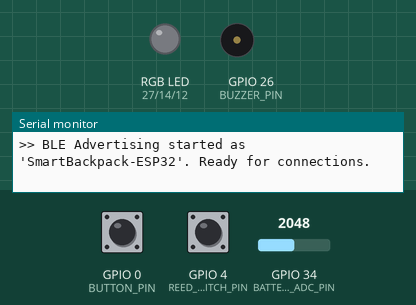
A sketch run on a simulated ESP32. Parts: an RGB LED mixed from three pins (HIGH = lit), buzzer (waves = sounding), the last lines printed to the serial monitor. Inputs (shaded band) come from the test bench; at power-on: GPIO 0 (BUTTON_PIN) HIGH, GPIO 4 (REED_SWITCH_PIN) HIGH, GPIO 34 (BATTERY_ADC_PIN) = 2048. Nothing arrives over Bluetooth unless stated; a phone connects over Bluetooth LE 3 s after start.

Above: at 2.1 s.
2.2 s: GPIO 0 (BUTTON_PIN) pulled LOW for 0.15 s
At 4.7 s:
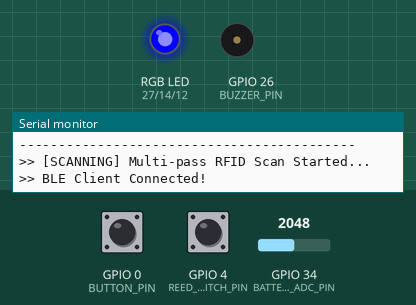
5.3 s: GPIO 4 (REED_SWITCH_PIN) pulled LOW for 1 s
At 6.7 s:
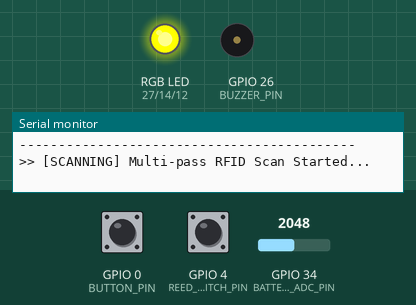
11.5 s: GPIO 0 (BUTTON_PIN) pulled LOW for 1 s
At 15.2 s:
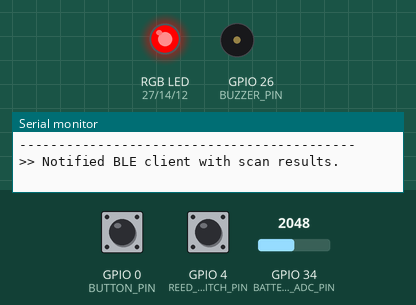
15.5 s: GPIO 0 (BUTTON_PIN) pulled LOW for 3.2 s
At 18.51 s:
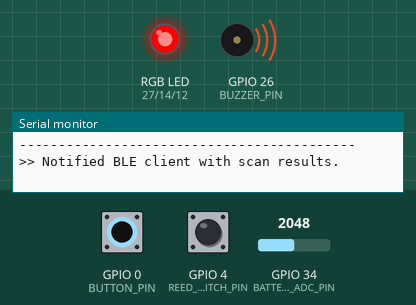
Timing chart, 0 to 21.0 s (numbered marks = the images above; inputs shaded):
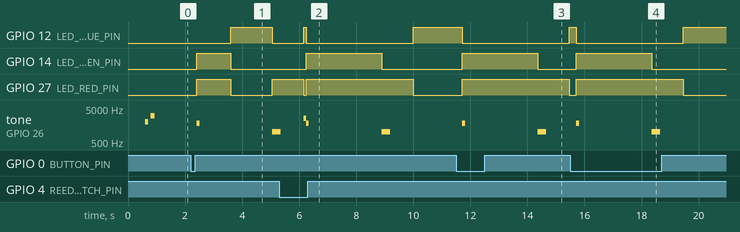

The sketch:

smart_bag_firmware.ino
```cpp
/**
 * Smart Remembering Backpack — Main ESP32 Firmware
 *
 * Features:
 * - MFRC522 RFID Reader SPI Interface with multi-tag collision avoidance
 * - BLE GATT Server (Bluetooth Low Energy) for mobile & Web Bluetooth connectivity
 * - Automated bag zipper trigger via Reed switch (GPIO 4)
 * - Manual scan trigger button (GPIO 0)
 * - Piezo buzzer & RGB status LED indicators
 * - Low power deep sleep management
 */

#include <SPI.h>
#include <MFRC522.h>
#include <BLEDevice.h>
#include <BLEServer.h>
#include <BLEUtils.h>
#include <BLE2902.h>
#include <ArduinoJson.h>

// ================= PIN DEFINITIONS =================
#define RST_PIN         22      // MFRC522 Reset pin
#define SS_PIN          5       // MFRC522 Chip Select (SDA) pin
#define REED_SWITCH_PIN 4       // Zipper / Flap sensor (Active LOW when closed)
#define BUTTON_PIN      0       // Manual scan push button (BOOT button on devkit)
#define BUZZER_PIN      26      // Piezo buzzer
#define LED_RED_PIN     27      // RGB Red (Missing item alert)
#define LED_GREEN_PIN   14      // RGB Green (All items packed)
#define LED_BLUE_PIN    12      // RGB Blue (BLE Connected)
#define BATTERY_ADC_PIN 34      // Optional LiPo voltage divider pin

// ================= BLE GATT UUIDs =================
#define SERVICE_UUID           "4fafc201-1fb5-459e-8fcc-c5c9c331914b"
#define CHAR_SCAN_TRIGGER_UUID "beb5483e-36e1-4688-b7f5-ea07361b26a8"
#define CHAR_SCANNED_TAGS_UUID "1c95d5e3-d8f7-413a-bf3d-7a2e5d7be87e"
#define CHAR_BAG_STATUS_UUID   "d28e4042-78d1-4d1e-ba78-4770387b99c0"

// Hardware instances
MFRC522 mfrc522(SS_PIN, RST_PIN);
BLEServer* pServer = nullptr;
BLECharacteristic* pScanTriggerChar = nullptr;
BLECharacteristic* pScannedTagsChar = nullptr;
BLECharacteristic* pBagStatusChar = nullptr;

bool deviceConnected = false;
bool oldDeviceConnected = false;
bool isScanning = false;
unsigned long lastScanTime = 0;
unsigned long lastActivityTime = 0;
const unsigned long INACTIVITY_SLEEP_TIMEOUT_MS = 60000; // Deep sleep after 60s idle

// Detected Tags storage (max 20 tags per scan window)
#define MAX_TAGS 20
String detectedTags[MAX_TAGS];
int detectedTagCount = 0;

// Function declarations
void triggerScan();
void beep(int freq, int durationMs);
void setLedStatus(bool red, bool green, bool blue);
int readBatteryPercentage();
void notifyBagStatus(const char* eventName);

// BLE Server Callbacks
class MyServerCallbacks: public BLEServerCallbacks {
    void onConnect(BLEServer* pServer) override {
        deviceConnected = true;
        setLedStatus(false, false, true); // Blue LED on connection
        Serial.println(">> BLE Client Connected!");
    }

    void onDisconnect(BLEServer* pServer) override {
        deviceConnected = false;
        setLedStatus(false, false, false);
        Serial.println(">> BLE Client Disconnected!");
    }
};

// BLE Characteristic Callbacks for Scan Trigger
class ScanTriggerCallbacks: public BLECharacteristicCallbacks {
    void onWrite(BLECharacteristic *pCharacteristic) override {
        String value = pCharacteristic->getValue().c_str();
        if (value.length() > 0) {
            Serial.printf(">> BLE Received Scan Command: %s\n", value.c_str());
            triggerScan();
        }
    }
};

void setup() {
    Serial.begin(115200);
    delay(500);
    Serial.println("\n==========================================");
    Serial.println("  Smart Remembering Backpack Starting...  ");
    Serial.println("==========================================");

    // Initialize GPIOs
    pinMode(REED_SWITCH_PIN, INPUT_PULLUP);
    pinMode(BUTTON_PIN, INPUT_PULLUP);
    pinMode(BUZZER_PIN, OUTPUT);
    pinMode(LED_RED_PIN, OUTPUT);
    pinMode(LED_GREEN_PIN, OUTPUT);
    pinMode(LED_BLUE_PIN, OUTPUT);
    digitalWrite(BUZZER_PIN, LOW);
    setLedStatus(false, false, false);

    // Initialize SPI & MFRC522 RFID
    SPI.begin(18, 19, 23, SS_PIN); // SCK=18, MISO=19, MOSI=23, SS=5
    mfrc522.PCD_Init();
    delay(50);
    mfrc522.PCD_SetAntennaGain(mfrc522.RxGain_max); // Max antenna sensitivity

    byte v = mfrc522.PCD_ReadRegister(mfrc522.VersionReg);
    Serial.printf(">> MFRC522 RFID Reader Initialized (Version Reg: 0x%02X)\n", v);
    if (v == 0x00 || v == 0xFF) {
        Serial.println("!! WARNING: MFRC522 communication failed. Check SPI wiring.");
    }

    // Initialize BLE
    BLEDevice::init("SmartBackpack-ESP32");
    pServer = BLEDevice::createServer();
    pServer->setCallbacks(new MyServerCallbacks());

    BLEService *pService = pServer->createService(SERVICE_UUID);

    // Scan Trigger Characteristic (Read / Write)
    pScanTriggerChar = pService->createCharacteristic(
        CHAR_SCAN_TRIGGER_UUID,
        BLECharacteristic::PROPERTY_READ | BLECharacteristic::PROPERTY_WRITE
    );
    pScanTriggerChar->setCallbacks(new ScanTriggerCallbacks());
    pScanTriggerChar->setValue("READY");

    // Scanned Tags Characteristic (Read / Notify)
    pScannedTagsChar = pService->createCharacteristic(
        CHAR_SCANNED_TAGS_UUID,
        BLECharacteristic::PROPERTY_READ | BLECharacteristic::PROPERTY_NOTIFY
    );
    pScannedTagsChar->addDescriptor(new BLE2902());
    pScannedTagsChar->setValue("[]");

    // Bag Status Characteristic (Read / Notify)
    pBagStatusChar = pService->createCharacteristic(
        CHAR_BAG_STATUS_UUID,
        BLECharacteristic::PROPERTY_READ | BLECharacteristic::PROPERTY_NOTIFY
    );
    pBagStatusChar->addDescriptor(new BLE2902());
    pBagStatusChar->setValue("{\"status\":\"ready\",\"battery\":100}");

    pService->start();

    // Start BLE Advertising
    BLEAdvertising *pAdvertising = BLEDevice::getAdvertising();
    pAdvertising->addServiceUUID(SERVICE_UUID);
    pAdvertising->setScanResponse(true);
    pAdvertising->setMinPreferred(0x06);
    pAdvertising->setMinPreferred(0x12);
    BLEDevice::startAdvertising();

    Serial.println(">> BLE Advertising started as 'SmartBackpack-ESP32'. Ready for connections.");

    // Startup beep
    beep(2000, 100);
    delay(80);
    beep(3000, 150);
    lastActivityTime = millis();
}

void loop() {
    // Re-advertising handling
    if (!deviceConnected && oldDeviceConnected) {
        delay(500);
        pServer->startAdvertising();
        Serial.println(">> Restarted BLE advertising...");
        oldDeviceConnected = deviceConnected;
    }
    if (deviceConnected && !oldDeviceConnected) {
        oldDeviceConnected = deviceConnected;
    }

    // Check manual button trigger (Active LOW)
    if (digitalRead(BUTTON_PIN) == LOW) {
        Serial.println(">> Push Button Triggered Scan!");
        delay(200); // Debounce
        triggerScan();
    }

    // Check Reed switch trigger (Zipper closed event)
    static int lastReedState = HIGH;
    int currentReedState = digitalRead(REED_SWITCH_PIN);
    if (currentReedState != lastReedState) {
        lastReedState = currentReedState;
        if (currentReedState == LOW) {
            Serial.println(">> Bag Closed (Reed switch triggered). Running automatic scan...");
            beep(2500, 80);
            triggerScan();
        } else {
            Serial.println(">> Bag Opened.");
            notifyBagStatus("bag_opened");
        }
        lastActivityTime = millis();
    }

    delay(20);
}

/**
 * Executes a thorough 2.5-second multi-pass RFID scan window
 * to detect all RFID tags present inside the backpack compartment.
 */
void triggerScan() {
    if (isScanning) return;
    isScanning = true;
    lastActivityTime = millis();

    Serial.println("\n-------------------------------------------");
    Serial.println(">> [SCANNING] Multi-pass RFID Scan Started...");
    setLedStatus(true, true, false); // Yellow / Orange LED indicator
    beep(1800, 100);

    detectedTagCount = 0;
    for (int i = 0; i < MAX_TAGS; i++) {
        detectedTags[i] = "";
    }

    unsigned long scanStart = millis();
    const unsigned long SCAN_WINDOW_MS = 2500; // 2.5 second scan duration

    while (millis() - scanStart < SCAN_WINDOW_MS) {
        // Look for new cards
        if (mfrc522.PICC_IsNewCardPresent() && mfrc522.PICC_ReadCardSerial()) {
            String uidStr = "";
            for (byte i = 0; i < mfrc522.uid.size; i++) {
                if (mfrc522.uid.uidByte[i] < 0x10) uidStr += "0";
                uidStr += String(mfrc522.uid.uidByte[i], HEX);
            }
            uidStr.toUpperCase();

            // Check if already in detected list
            bool alreadyFound = false;
            for (int i = 0; i < detectedTagCount; i++) {
                if (detectedTags[i] == uidStr) {
                    alreadyFound = true;
                    break;
                }
            }

            if (!alreadyFound && detectedTagCount < MAX_TAGS) {
                detectedTags[detectedTagCount++] = uidStr;
                Serial.printf("   [+] Detected RFID Tag: %s (Total: %d)\n", uidStr.c_str(), detectedTagCount);
                beep(3200, 40); // Quick chirp for each tag found
            }

            // Halt PICC to allow reading next card in RF field
            mfrc522.PICC_HaltA();
            mfrc522.PCD_StopCrypto1();
        }
        delay(40);
    }

    // Build JSON Payload
    StaticJsonDocument<512> doc;
    JsonArray tagArray = doc.createNestedArray("tags");
    for (int i = 0; i < detectedTagCount; i++) {
        tagArray.add(detectedTags[i]);
    }
    doc["count"] = detectedTagCount;
    doc["battery"] = readBatteryPercentage();
    doc["timestamp"] = millis();

    String jsonString;
    serializeJson(doc, jsonString);
    Serial.printf(">> [SCAN COMPLETE] Scanned Payload: %s\n", jsonString.c_str());
    Serial.println("-------------------------------------------\n");

    // Send over BLE
    if (pScannedTagsChar != nullptr) {
        pScannedTagsChar->setValue(jsonString.c_str());
        if (deviceConnected) {
            pScannedTagsChar->notify();
            Serial.println(">> Notified BLE client with scan results.");
        }
    }

    notifyBagStatus("scan_completed");

    // Visual / Audio feedback
    if (detectedTagCount > 0) {
        setLedStatus(false, true, false); // Green
        beep(2400, 100);
        delay(60);
        beep(3000, 150);
    } else {
        setLedStatus(true, false, false); // Red (No items found or empty bag)
        beep(1000, 300);
    }

    delay(800);
    if (deviceConnected) {
        setLedStatus(false, false, true); // Return to Blue (BLE Connected)
    } else {
        setLedStatus(false, false, false);
    }

    isScanning = false;
    lastScanTime = millis();
}

void notifyBagStatus(const char* eventName) {
    StaticJsonDocument<256> doc;
    doc["event"] = eventName;
    doc["status"] = (digitalRead(REED_SWITCH_PIN) == LOW) ? "closed" : "opened";
    doc["battery"] = readBatteryPercentage();
    doc["tag_count"] = detectedTagCount;
    doc["timestamp"] = millis();

    String statusJson;
    serializeJson(doc, statusJson);

    if (pBagStatusChar != nullptr) {
        pBagStatusChar->setValue(statusJson.c_str());
        if (deviceConnected) {
            pBagStatusChar->notify();
        }
    }
}

int readBatteryPercentage() {
    // If ADC voltage divider wired to GPIO 34 (e.g. 100k + 100k)
    // 4.2V max = 2.1V at pin (ADC reading ~2600), 3.3V cutoff = 1.65V (~2040)
    int raw = analogRead(BATTERY_ADC_PIN);
    if (raw <= 100) return 95; // Default fallback if pin unattached
    int pct = map(raw, 2040, 2600, 0, 100);
    return constrain(pct, 0, 100);
}

void setLedStatus(bool red, bool green, bool blue) {
    digitalWrite(LED_RED_PIN, red ? HIGH : LOW);
    digitalWrite(LED_GREEN_PIN, green ? HIGH : LOW);
    digitalWrite(LED_BLUE_PIN, blue ? HIGH : LOW);
}

void beep(int freq, int durationMs) {
    tone(BUZZER_PIN, freq, durationMs);
    delay(durationMs);
    noTone(BUZZER_PIN);
}
```

Measured:
- after the input at 2.2 s, GPIO 14 (LED_GREEN_PIN): LOW → HIGH after 0.21 s, → LOW 1.2 s later; GPIO 27 (LED_RED_PIN): LOW → HIGH after 0.21 s, → LOW 1.2 s later, → HIGH 1.5 s later; tone on GPIO 26 (BUZZER_PIN): silent → 1800 Hz after 0.21 s, → silent 0.10 s later, → 1000 Hz 2.6 s later
- after the input at 5.3 s, GPIO 14 (LED_GREEN_PIN): LOW → HIGH after 0.94 s, → LOW 2.7 s later
- after the input at 11.5 s, GPIO 12 (LED_BLUE_PIN): HIGH → LOW after 0.22 s, → HIGH 3.8 s later; GPIO 14 (LED_GREEN_PIN): LOW → HIGH after 0.22 s, → LOW 2.7 s later
- after the input at 15.5 s, GPIO 12 (LED_BLUE_PIN): HIGH → LOW after 0.21 s, → HIGH 3.8 s later; GPIO 14 (LED_GREEN_PIN): LOW → HIGH after 0.21 s, → LOW 2.7 s later
